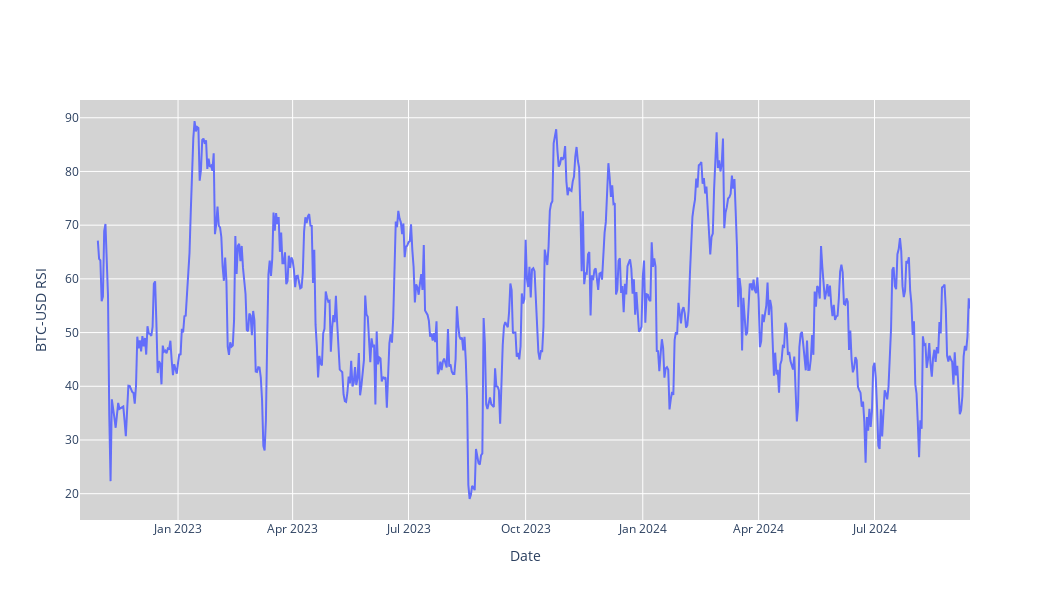

The notebook cell this image was saved under:
### Code cell
#RSI
fig = go.Figure(data=[go.Scatter(x=stock_data.index, y=stock_data['RSI'], mode='lines', name='RSI')])
fig.update_layout(
    xaxis_rangeslider_visible=False,
    yaxis_title=f'{ticker} RSI',
    xaxis_title='Date',
    plot_bgcolor='lightgrey',
    width=1050,
    height=600
)
fig.show()
fig.write_image('./images/RSI.png')

### Figure 1 — Plotly figure (JSON) as saved in the notebook; plotly's stock layout.template omitted (floating-point values rounded to 4 significant figures; data arrays with more than 128 entries replaced by an {"elided": "..."} marker saying what was removed)
{"data": [{"mode": "lines", "name": "RSI", "type": "scatter", "x": {"elided": "700 str values"}, "y": {"elided": "700 float values"}}], "layout": {"height": 600, "plot_bgcolor": "lightgrey", "width": 1050, "xaxis": {"rangeslider": {"visible": false}, "title": {"text": "Date"}}, "yaxis": {"title": {"text": "BTC-USD RSI"}}}}
